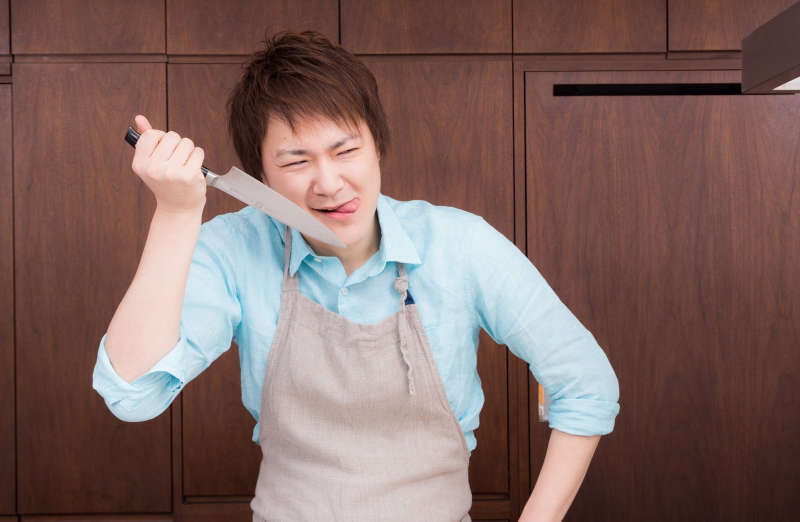
%> input picture kadai02/kadai02.jpg, 1600 x 1043 px (shown at 1/2 size)
$ octave kadai02.m   (GNU Octave 9; MATLAB toolbox functions it lacks are replaced by stand-ins)
%> lines starting %> are read from the running program, lines starting %| are printed output that depends on the picture; in (x1, y1, x2, y2) boxes, pixels count from 0 and x2, y2 are one past the last pixel; in counts of white or black regions, pixels touching at a corner belong together; the program's own positions count from 1
clear; % 変数のオールクリア

ORG=imread('kadai02.jpg'); % 原画像の入力
%> ORG is the input picture: size 1043x1600x3 uint8; mean R, G, B 129.2, 103.7, 99.2
ORG = rgb2gray(ORG); colormap(gray); colorbar;
imagesc(ORG); axis image; % 画像の表示
pause; % 一時停止

% ２階調画像の生成
IMG = ORG>128;
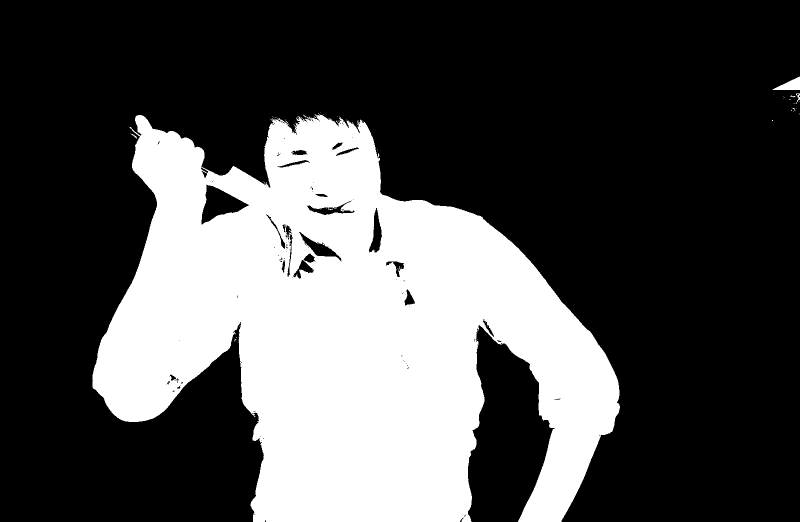
%> IMG: size 1043x1600 logical (shown at 1/2 size); 30.6% white; 64 white regions (60 under 20 px), largest, box (x1, y1, x2, y2) and area: (185, 228, 1240, 1043) 509128, (1545, 153, 1600, 180) 785, (1592, 187, 1600, 204) 61, (261, 267, 274, 277) 31
imagesc(IMG); colormap(gray); colorbar;  axis image;
pause;

% ４階調画像の生成
IMG0 = ORG>64;
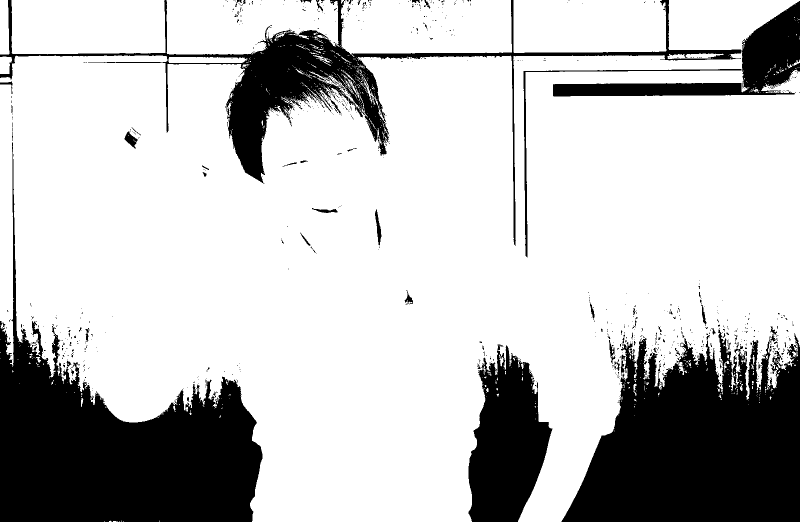
%> IMG0: size 1043x1600 logical (shown at 1/2 size); 76.4% white; 861 black regions (792 under 20 px), largest, box (x1, y1, x2, y2) and area: (0, 284, 525, 1043) 137867, (1123, 653, 1600, 1043) 127592, (0, 0, 1483, 491) 55291
IMG1 = ORG>128;
IMG2 = ORG>192;
%> IMG2: size 1043x1600 logical; 20.1% white; 1093 white regions (1047 under 20 px), largest, box (x1, y1, x2, y2) and area: (460, 250, 1238, 871) 166999, (185, 231, 584, 841) 106495, (572, 817, 915, 1043) 45495
IMG = IMG0 + IMG1 + IMG2;
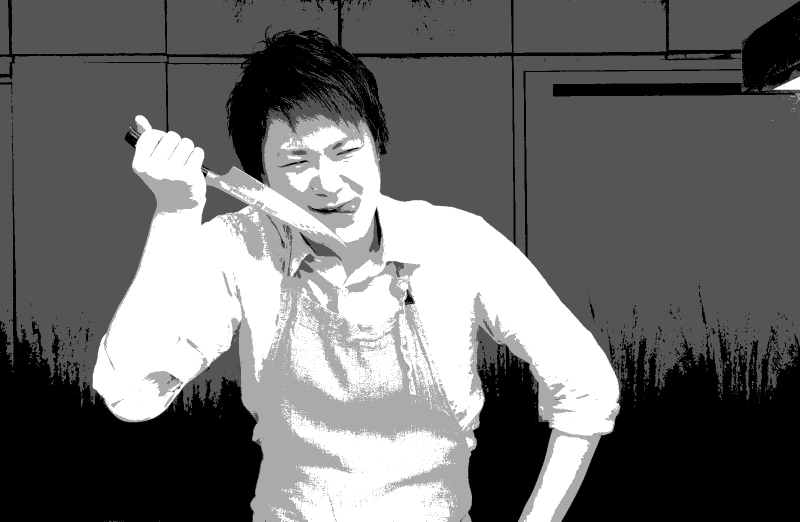
%> IMG: size 1043x1600 double (shown at 1/2 size); min 0, max 3, mean 1.27; drawn with min black and max white
imagesc(IMG); colormap(gray); colorbar;  axis image;
pause;

% ８階調画像の生成
IMG0 = ORG>32;
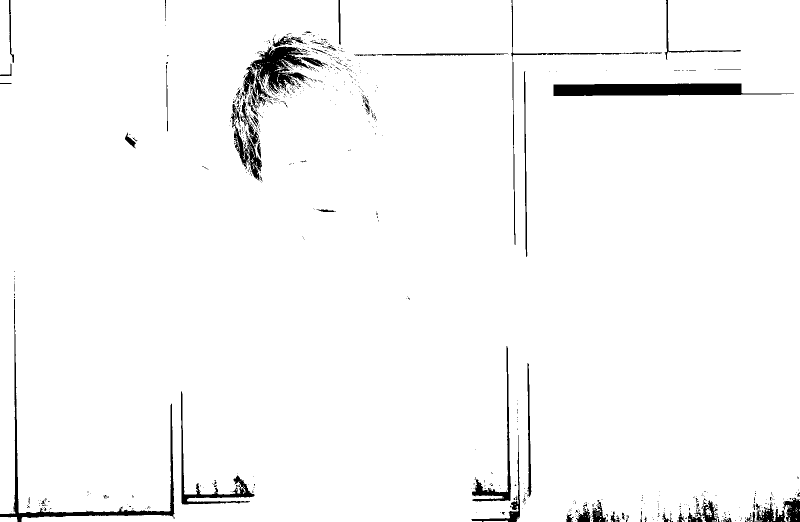
%> IMG0: size 1043x1600 logical (shown at 1/2 size); 97.2% white; 778 black regions (705 under 20 px), largest, box (x1, y1, x2, y2) and area: (1107, 167, 1588, 192) 8806, (500, 93, 618, 233) 6120, (0, 598, 349, 1043) 5660
IMG1 = ORG>64;
IMG2 = ORG>96;
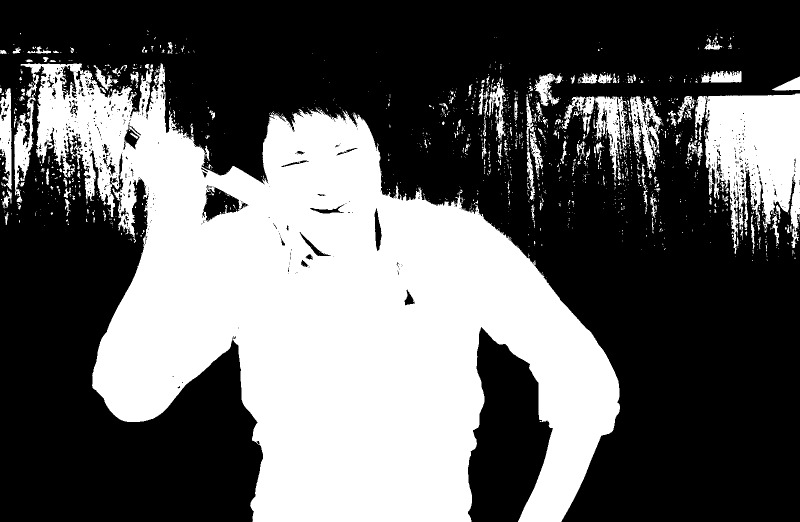
%> IMG2: size 1043x1600 logical (shown at 1/2 size); 38.7% white; 1445 white regions (1253 under 20 px), largest, box (x1, y1, x2, y2) and area: (28, 127, 1240, 1043) 565479, (1390, 187, 1600, 508) 40533, (1123, 193, 1260, 361) 6276
IMG3 = ORG>128;
IMG4 = ORG>160;
%> IMG4: size 1043x1600 logical; 28.7% white; 180 white regions (175 under 20 px), largest, box (x1, y1, x2, y2) and area: (185, 230, 1239, 1043) 477112, (1546, 154, 1600, 180) 766, (506, 858, 518, 880) 125, (933, 1035, 939, 1043) 30, (924, 1035, 930, 1043) 24
IMG5 = ORG>192;
IMG6 = ORG>224;
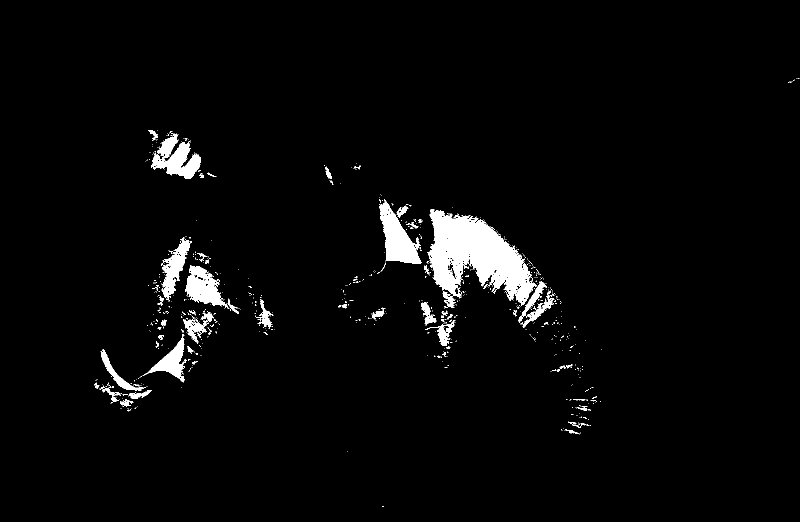
%> IMG6: size 1043x1600 logical (shown at 1/2 size); 3.1% white; 721 white regions (650 under 20 px), largest, box (x1, y1, x2, y2) and area: (855, 418, 1074, 611) 21455, (758, 398, 843, 527) 5169, (302, 266, 402, 358) 4438
IMG = IMG0 + IMG1 + IMG2 + IMG3 + IMG4 + IMG5 + IMG6;
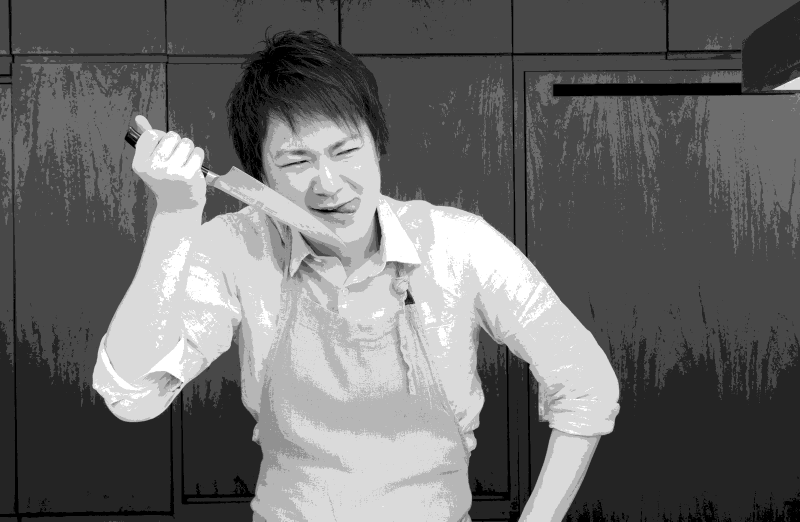
%> IMG: size 1043x1600 double (shown at 1/2 size); min 0, max 7, mean 2.95; drawn with min black and max white
imagesc(IMG); colormap(gray); colorbar;  axis image;

$ run again, with kadai02/kadai2_1.png saved as kadai02/kadai02.jpg
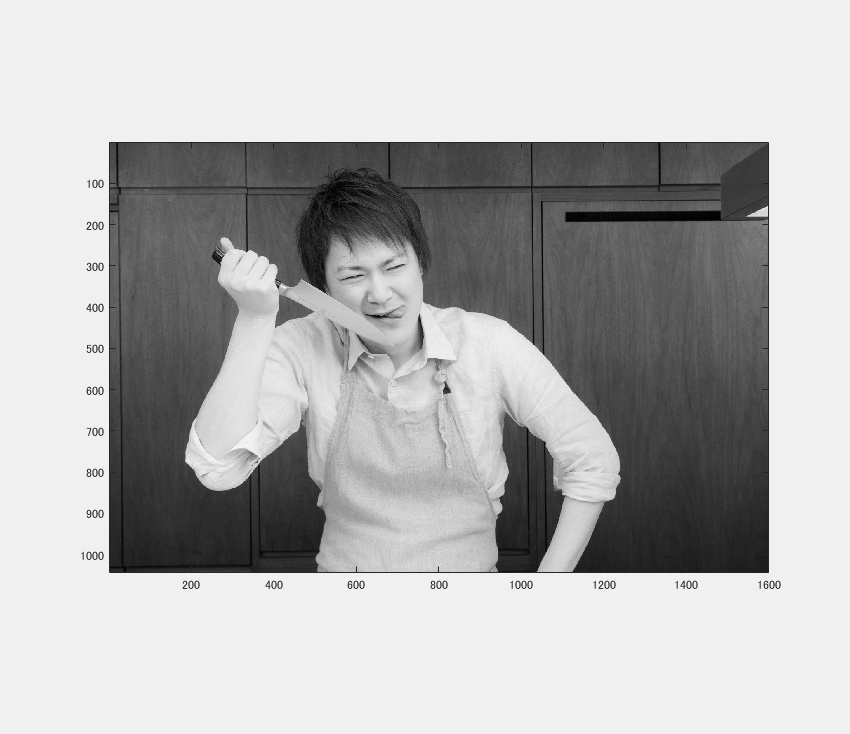
%> input picture kadai02/kadai2_1.png, 850 x 734 px
%> ORG is the input picture: size 734x850x3 uint8; min 0, max 254, mean 180.4
%> ORG: size 734x850 uint8
%> `IMG = ORG>128;`:
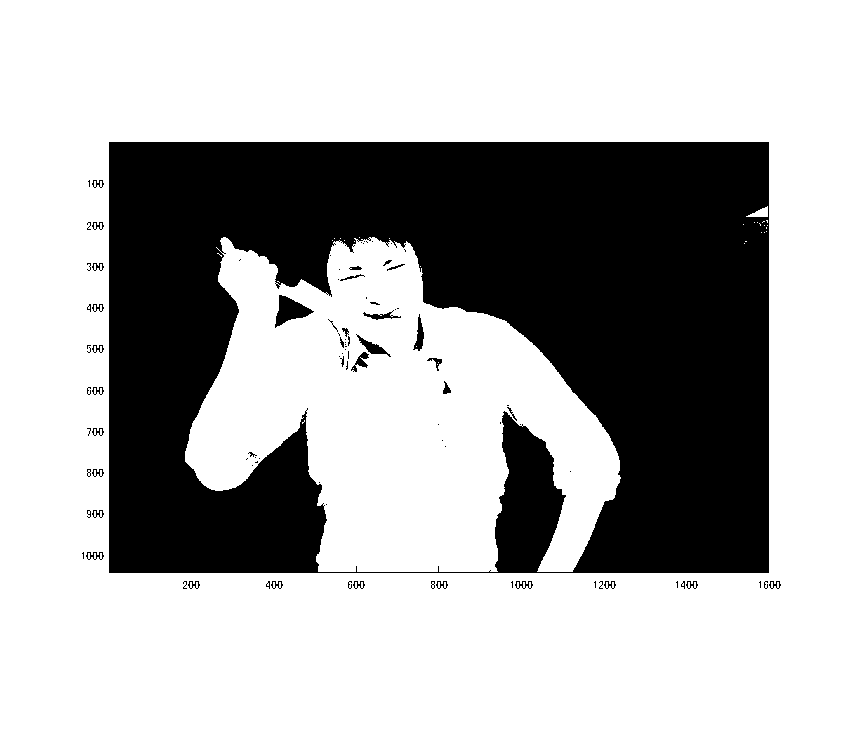
%> IMG: size 734x850 logical; 68.1% white; 98 black regions (64 under 20 px), largest, box (x1, y1, x2, y2) and area: (109, 142, 769, 573) 195925, (275, 295, 314, 328) 623, (356, 334, 391, 357) 223
%> IMG4: size 734x850 logical; 67.2% white; 208 black regions (175 under 20 px), largest, box (x1, y1, x2, y2) and area: (109, 142, 769, 573) 199257, (327, 319, 399, 376) 1351, (275, 288, 314, 328) 671
%> IMG6: size 734x850 logical; 56% white; 144 black regions (123 under 20 px), largest, box (x1, y1, x2, y2) and area: (109, 142, 769, 573) 272442, (86, 386, 104, 395) 108, (86, 468, 104, 477) 108
%> `IMG = IMG0 + IMG1 + IMG2 + IMG3 + IMG4 + IMG5 + IMG6;`:
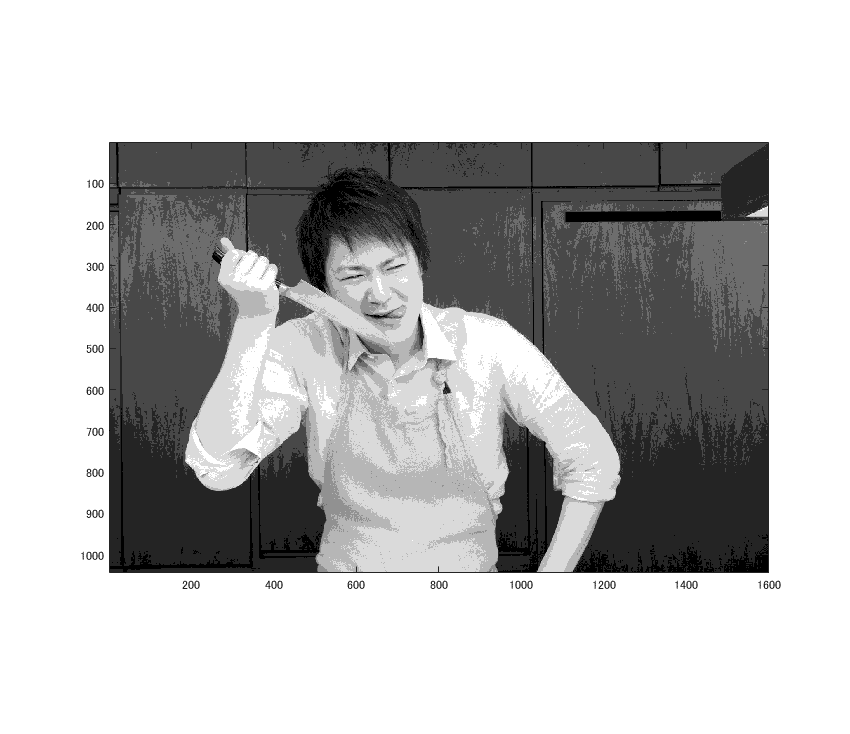
%> IMG: size 734x850 double; min 0, max 7, mean 5.13; drawn with min black and max white
